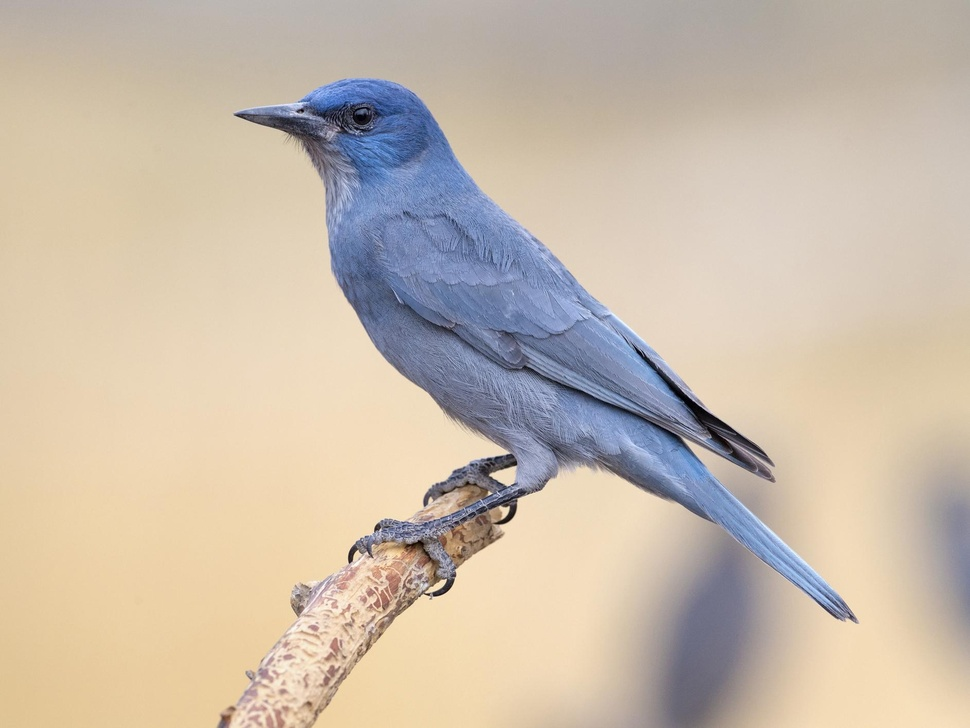
#> input picture Color/bird.jpg, 970 x 728 px, shrunk from 1885 x 1414 before the run, found by its file name
$ jupyter execute Pajaro.ipynb   (shell and % lines are left out)
#> lines starting #> are read from the running program, lines starting #| are printed output that depends on the picture; after the words box and inside, x2 and y2 are one past the last pixel; in counts of white or black regions, pixels touching at a corner belong together
[cell 1]
import numpy as np
import matplotlib.pyplot as plt
import cv2
import wget

[cell 2]
img_file = wget.download('https://raw.githubusercontent.com/LuFernandez/imagaynes/master/Color/bird.jpg')
img=cv2.imread(img_file)
#> img is the input picture: shape (728, 970, 3); mean B, G, R 171.9, 187.6, 201.1
new_img = cv2.cvtColor(img, cv2.COLOR_BGR2RGB)
plt.imshow(new_img)

[cell 3]
gray_img = np.zeros(shape = new_img.shape)
for i in range(0,3):
  gray_img[:,:,i] = new_img.sum(axis=2) / 3.
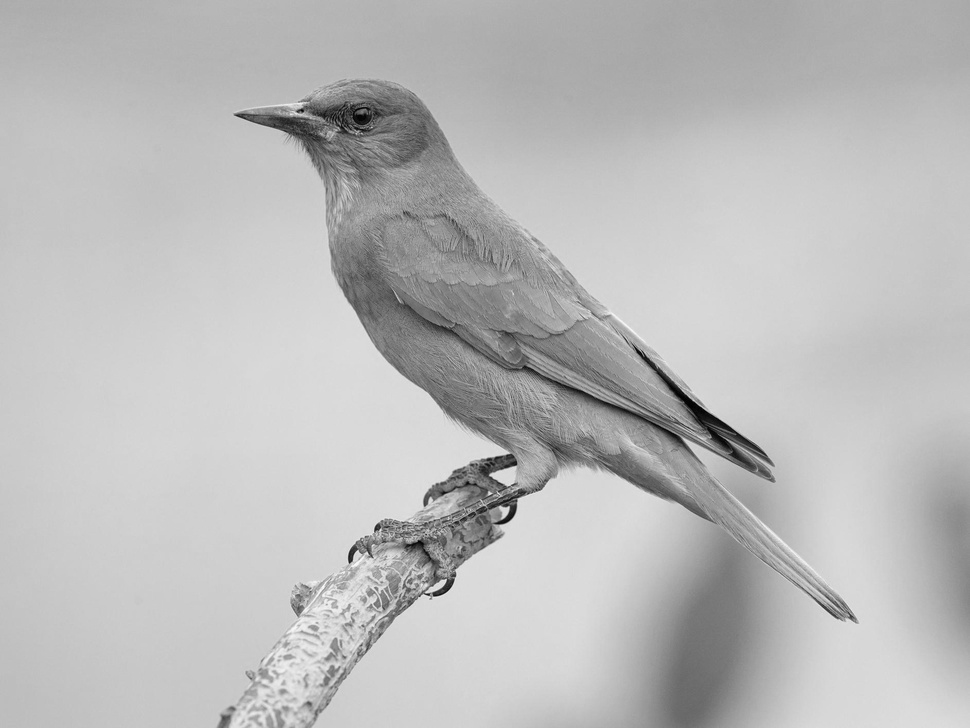
#> gray_img: shape (728, 970, 3) float64; min 0.333, max 251, mean 186.9
gray_img = gray_img.astype(int)
plt.imshow(gray_img)

# Filtering

[cell 4]
high_pass = np.array([
                  [0,-1,0],
                  [-1,4,-1],
                  [0,-1,0]
                 ])
filtered_img = cv2.filter2D(gray_img.astype(float),-1,high_pass)
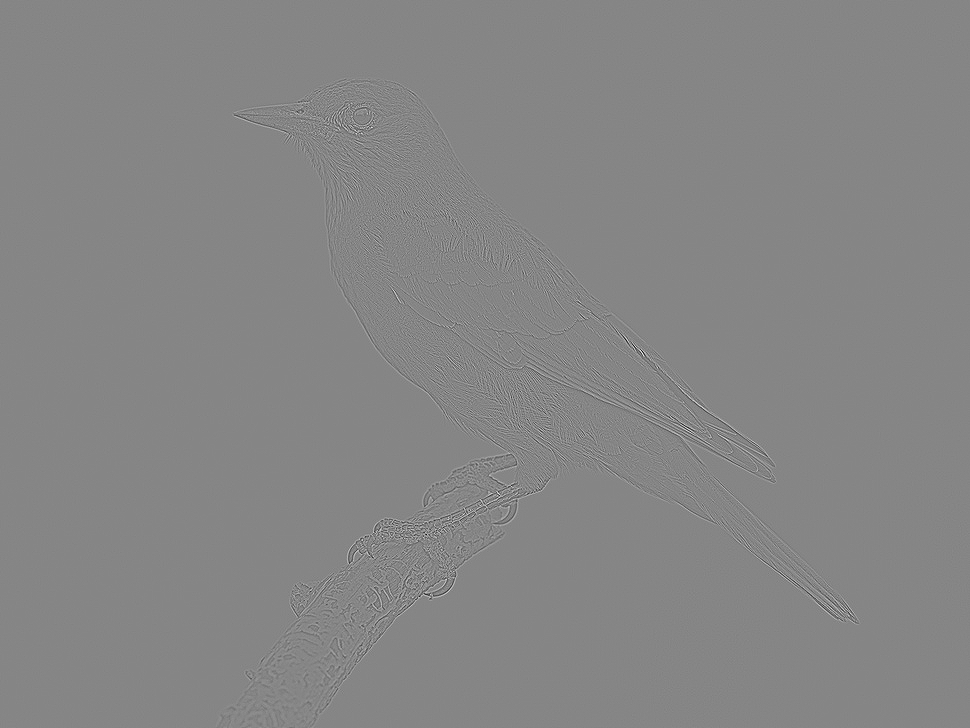
#> filtered_img: shape (728, 970, 3) float64; min -388, max 352, mean 0; drawn with min black and max white
plt.imshow(filtered_img.astype(int))

[cell 5]
contrast_img = np.where(filtered_img>10,new_img,255 )
plt.imshow(contrast_img)

[cell 6]
treshold = -130
blue = contrast_img[:,:,2].astype(float)
green = contrast_img[:,:,1].astype(float)
red = contrast_img[:,:,0].astype(float)
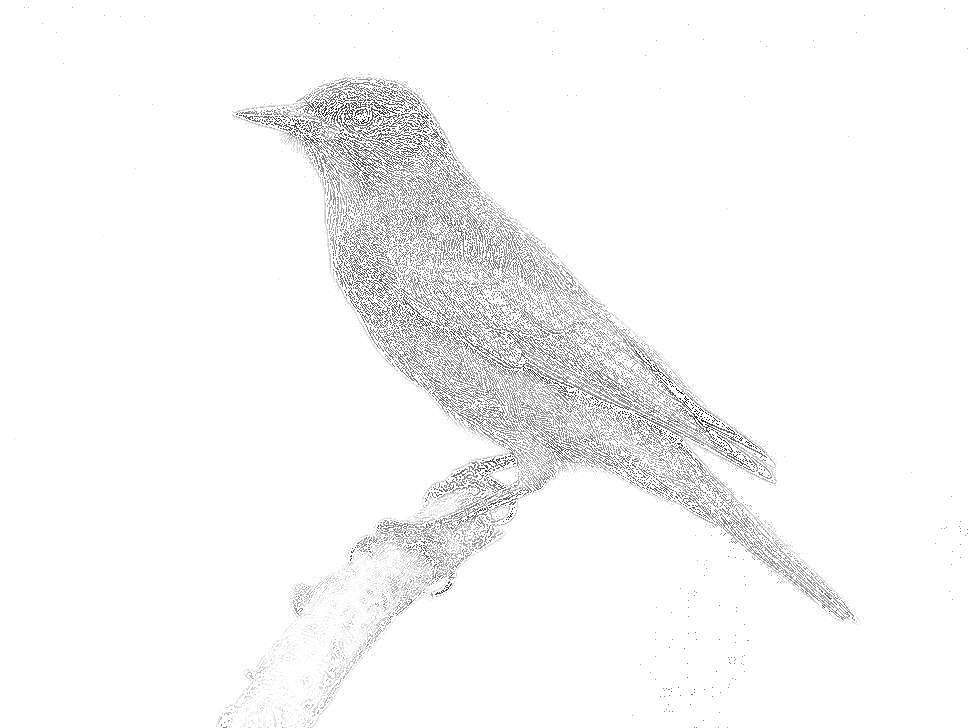
#> red: shape (728, 970) float64; min 3, max 255, mean 247.5

blueness = blue - green- red
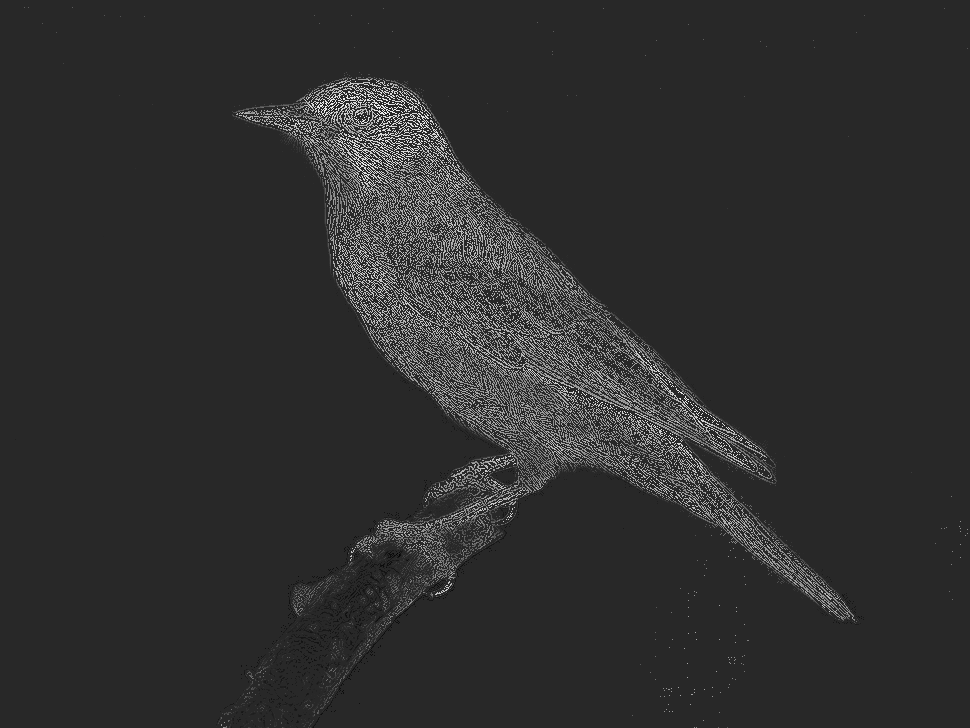
#> blueness: shape (728, 970) float64; min -306, max 19, mean -246; drawn with min black and max white
blue_img = np.where( (blueness>treshold), gray_img[:,:,0], 0 )
#> blue_img: shape (728, 970) int64; 203 distinct labels, from 0 to 208

[cell 7]
grayscale_blue_img = np.zeros(shape = (blue_img.shape[0], blue_img.shape[1], 3),dtype=int)
for i in range(0,3):
  grayscale_blue_img[:,:,i] = blue_img
#> grayscale_blue_img: shape (728, 970, 3) int64; 203 distinct labels, from 0 to 208
plt.imshow(grayscale_blue_img.astype(int))

[cell 8]
lp = np.ones(shape=(20,20))/400.
lp_img = cv2.filter2D(grayscale_blue_img.astype(float),-1,lp)
plt.imshow(lp_img.astype(int))

# Mascara del cuerpo del pajaro

[cell 9]
bird_mask = np.where(lp_img>7,255,0)
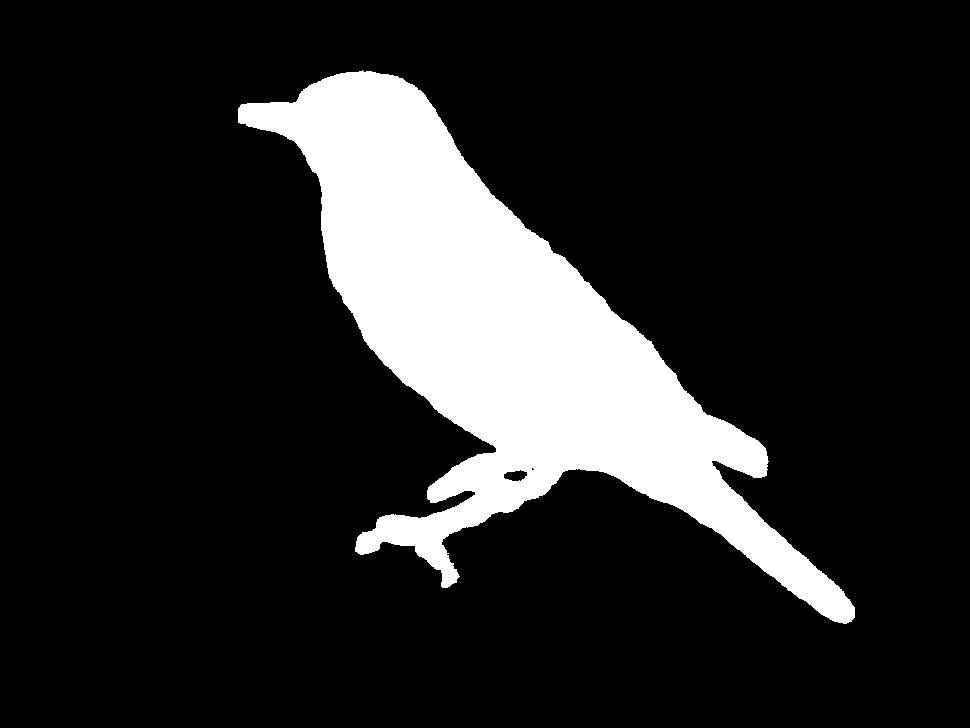
#> bird_mask: shape (728, 970, 3) int64; 15.3% white; 1 white region, box (x1, y1, x2, y2) and area: (238, 70, 855, 624) 107898
plt.imshow(bird_mask)

# Aplicacion de la mascara

[cell 10]
masked_img= new_img * (bird_mask/255)
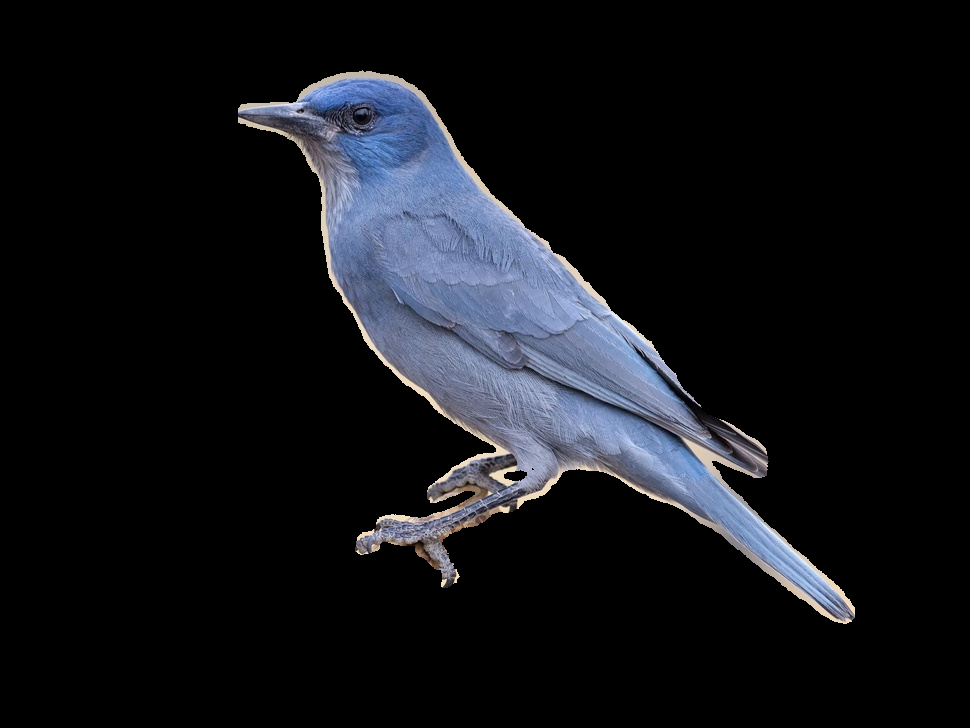
#> masked_img: shape (728, 970, 3) float64; mean R, G, B 18.5, 20.1, 24.6
plt.imshow(masked_img.astype(int))
